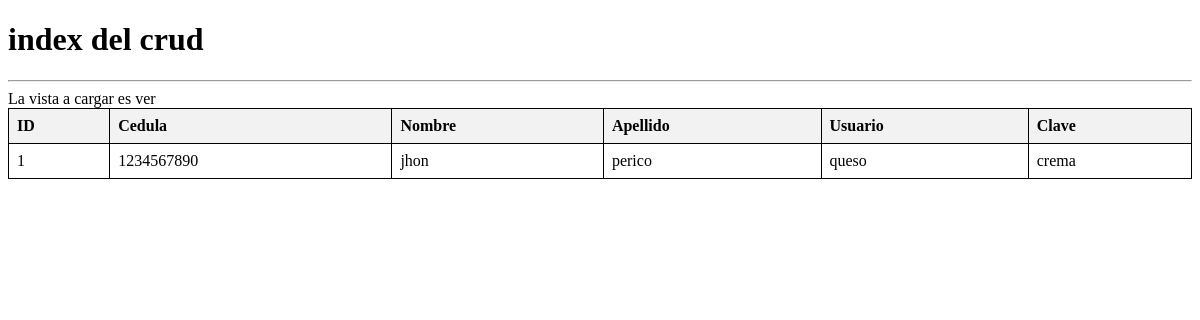
The page /?cargar=ver&id=1 on the database its author committed.
### tables this page shows
CREATE TABLE `persona` (
  `id` int(11) NOT NULL,
  `cedula` varchar(11) NOT NULL,
  `nombres` varchar(20) NOT NULL,
  `apellidos` varchar(50) NOT NULL,
  `usuario` varchar(50) NOT NULL,
  `clave` varchar(20) NOT NULL
);

### modelos/conexion.php (called while the page is built, shortened)
<?php
    Class Conexion{
        private $con;
        public function __construct(){
            $this -> host = "localhost";
            $this -> user = "root";
            $this -> pass = "";
            $this -> bd = "personas";
            $this -> con = mysqli_connect($this -> host, $this -> user, $this -> pass,$this -> bd);
        }
        public function consulta_retorno($sql){
            $consulta = mysqli_query($this -> con, $sql);
            return $consulta;
        }
    }
?>

### controladores/ctr_personas.php (called while the page is built, shortened)
<?php
    include_once("modelos/persona.php");
    class ControladorPersona{
        private $persona;
        public function __construct(){
            $this -> persona = new Persona();
        }
        public function ver($id){
            $this -> persona -> set("id", $id);
            return $this -> persona -> ver();
        }
    }
?>

### modelos/persona.php (called while the page is built, shortened)
<?php
    include_once("conexion.php");
    class Persona{
        private $id;
        private $con;
        public function __construct(){
            $this -> con = new Conexion();
        }
        public function set($atributo, $contenido){
            return $this -> $atributo = $contenido;
        }
        public function ver(){
            $sql = "SELECT * FROM persona WHERE id = {$this -> id}";
            $resultado = $this -> con -> consulta_retorno($sql);
            $reg = mysqli_fetch_assoc($resultado);
            return $reg;
        }
    }
?>

### vistas/ver.php (the view, shortened to what this page needs)
<?php
    $controlador = new ControladorPersona();
    if(isset($_GET["id"])){
        $registro = $controlador -> ver($_GET["id"]);
    } else {
        header("Location:index.php");
    }
?>
<head>
</head>
<body>
    <main>
        <div>
            <table>
                <thead>
                    <th>ID</th>
                    <th>Cedula</th>
                    <th>Nombre</th>
                    <th>Apellido</th>
                    <th>Usuario</th>
                    <th>Clave</th>
                </thead>
                <tbody>
                    <?php
                        echo "<td>" . $registro["id"] . "</td>";
                        echo "<td>" . $registro["cedula"] . "</td>";
                        echo "<td>" . $registro["nombres"] . "</td>";
                        echo "<td>" . $registro["apellidos"] . "</td>";
                        echo "<td>" . $registro["usuario"] . "</td>";
                        echo "<td>" . $registro["clave"] . "</td>";
                    ?>
                </tbody>
            </table>
        </div>
    </main>
</body>

### vistas/ver.php (style rules this page uses)
table { width: 100%; border-collapse: collapse; }
table, th, td { border: 1px solid black; }
th, td { padding: 8px; text-align: left; }
th { background-color: #f2f2f2; }

### rows shown on the page
persona: id "1", cedula "1234567890", nombres "jhon", apellidos "perico", usuario "queso", clave "crema"

### other values the page prints
$vista "ver"
